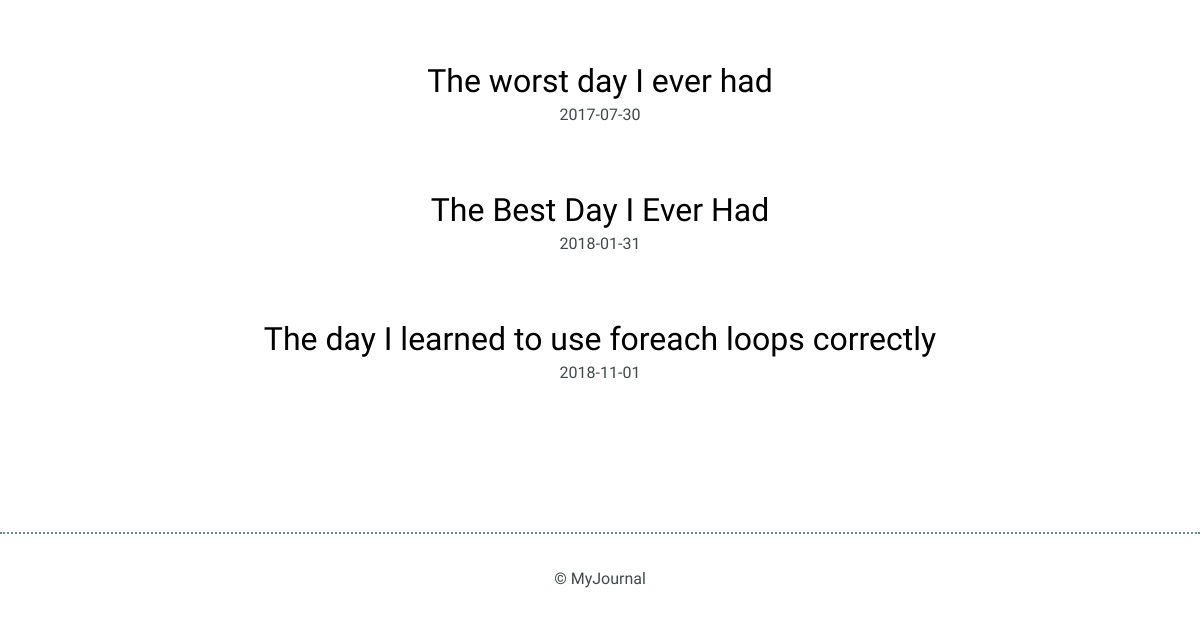
Before: / (lower part) with the older database file.
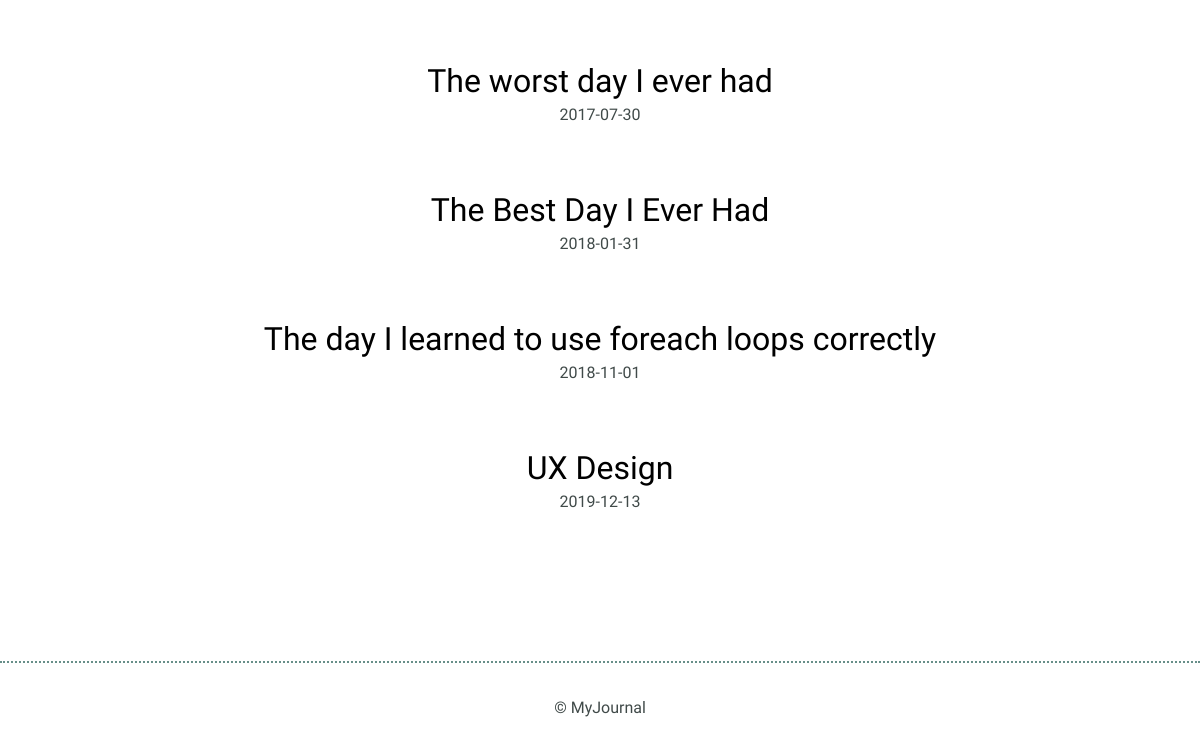
After: the same page with the newer database file.
### tables this page shows
CREATE TABLE "entries" (
	`id`	INTEGER,
	`title`	TEXT,
	`date`	TEXT,
	`time_spent`	INTEGER,
	`learned`	BLOB,
	`resources`	BLOB,
	PRIMARY KEY(`id`)
);

### index.php (the view)
<?php
include("inc/connection.php");
try {
    $results = $db->query('SELECT * FROM entries ORDER BY date ASC');
} catch(Exception $e) {
    echo $e->getMessage();
    die();
}
$journalEntries = $results->fetchAll(PDO::FETCH_ASSOC);
include("inc/header.php");
?>
<section>
    <div class="container">
        <div class="entry-list">
              <?php
                foreach($journalEntries as $journalEntry) {
                     echo '<article><h2><a href="detail.php?id='.$journalEntry['id'].'">' .
                     $journalEntry['title'] . '</a></h2>' .
                      '<time datetime="01-31-2018">' .
                      $journalEntry['date'] . '</time></article>';
                       }
                ?>
        </div>
    </div>
</section>
<?php include("inc/footer.php"); ?>

### inc/header.php (shortened to what this page needs)
<html>
    <head>
        <link rel="stylesheet" href="css/normalize.css">
        <link rel="stylesheet" href="css/site.css">
    </head>
    <body>

### inc/footer.php
<footer>
    <div>
        &copy; MyJournal
    </div>
</footer>
</body>
</html>

### css/site.css (style rules this page uses)
body { font-size: 16px; color: #404a49; font-family: 'Cousine', serif; font-weight: 400; }
.container { margin: 0 auto; padding: 0 25px; }
footer { text-align: center; padding: 35px 0; border-top: 2px dotted #678f89; }
h1, h2, h3 { margin: 0; font-weight: 400; line-height: 1em; color: #000; }
h2 { font-size: 32px; }
h2 a { text-decoration: none; color: #000; }
.entry-list, .edit-entry, .new-entry { max-width: 800px; margin: 0 auto; padding: 70px 0 150px 0; }
.entry-list article { margin-bottom: 70px; text-align: center; }
.entry-list article:last-child { margin-bottom: 0; }
.entry-list article h2 { margin-bottom: 8px; }

Changed rows visible on the page:
added entries: title "UX Design", date "2019-12-13"
